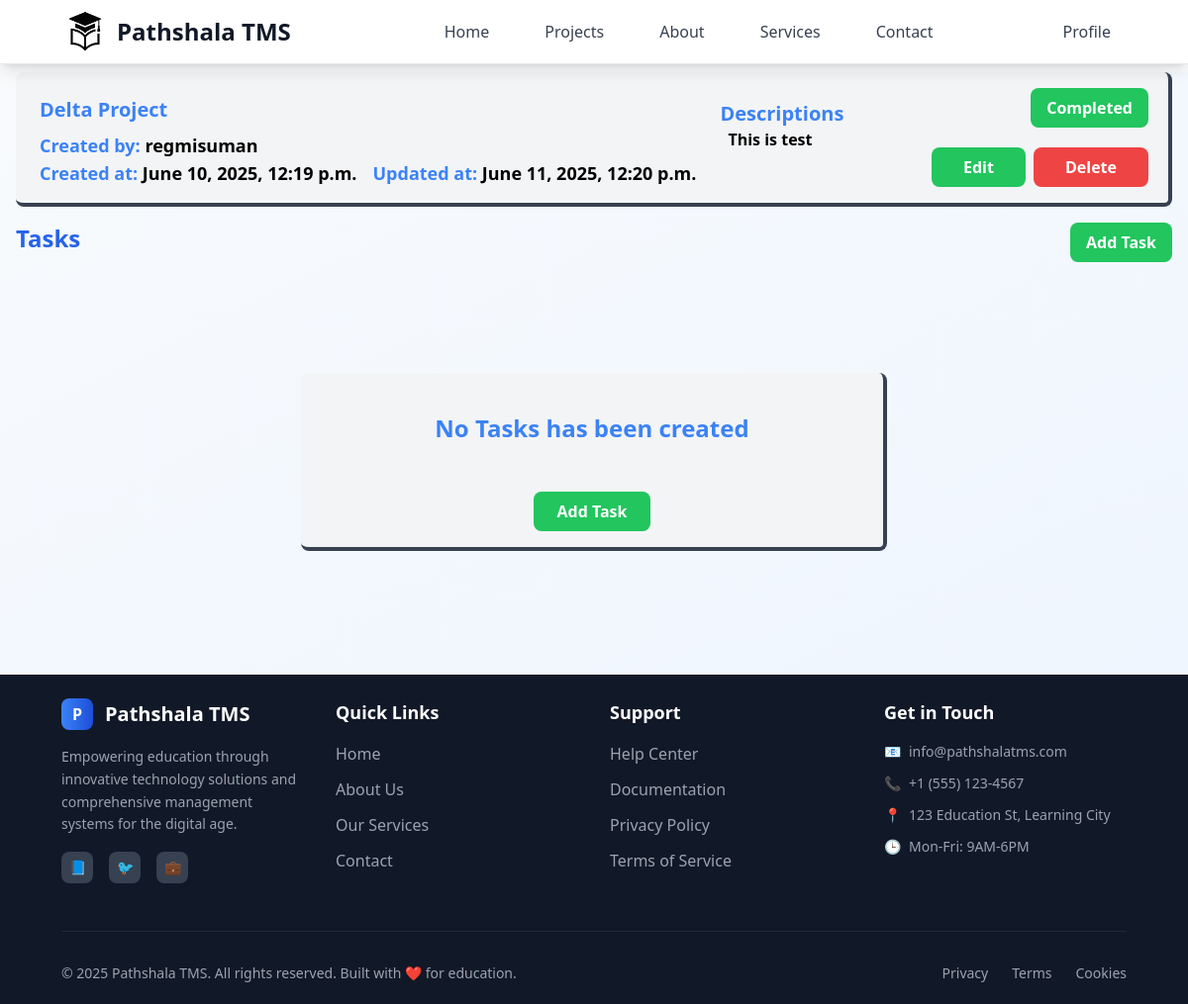
The app's page /employer/project-details/3/ (signed in), older data.
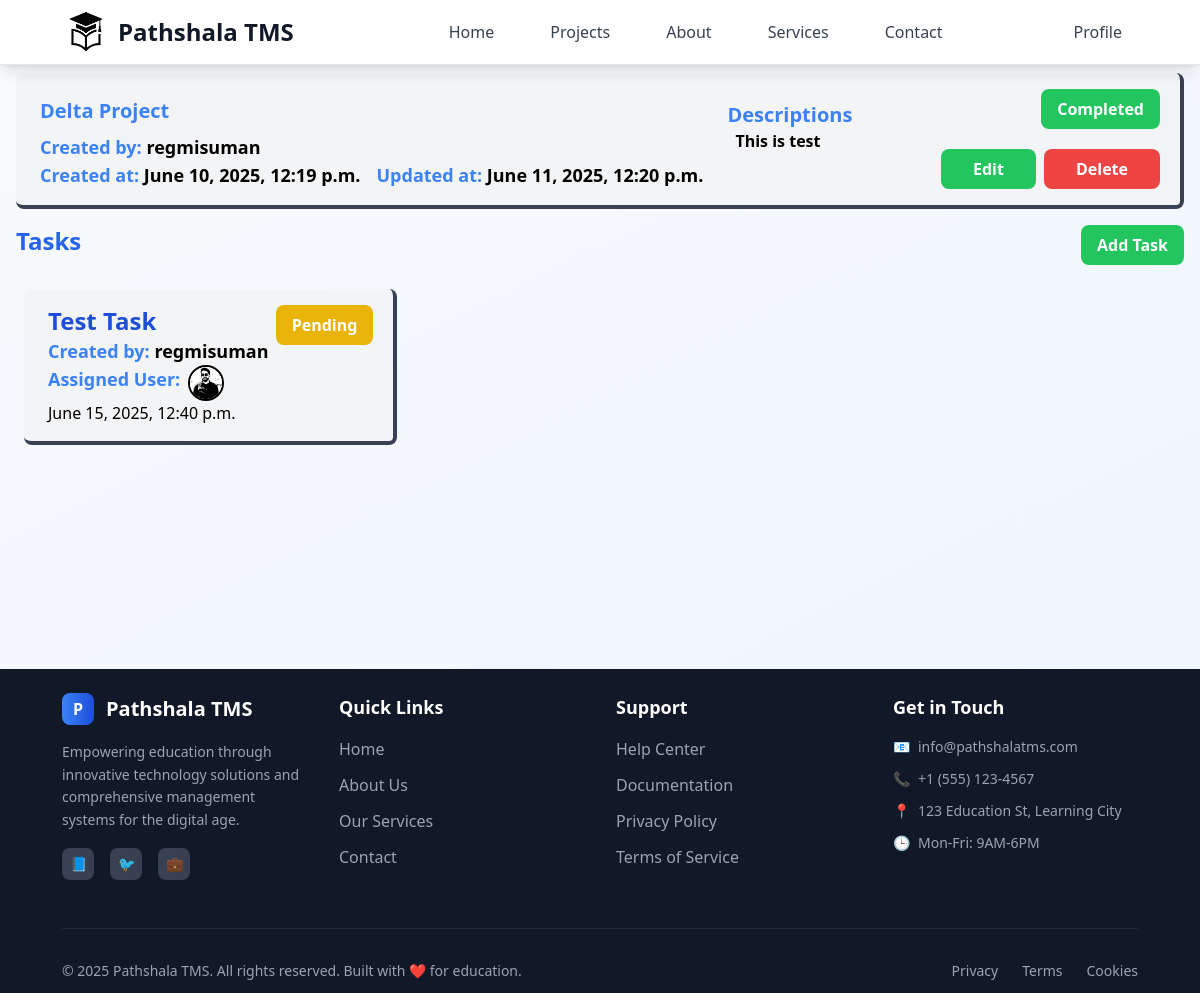
The same page, newer data.
### tasks/models.py (models this page shows)
class Task(models.Model):
    class StatusOptions(models.TextChoices):
        PENDING = "Pending", "Pending"
        IN_PROGRESS = "In Progress", "In Progress"
        COMPLETED = "Completed", "Completed"
        CANCELED = "Canceled", "Canceled"
    class TaskPriorityOptions(models.TextChoices):
        LOW = "Low", "Low"
        MEDIUM = "Medium", "Medium"
        HIGH = "High", "High"
    title = models.CharField(max_length=30)
    description = models.TextField(null=True, blank=True)
    user = models.ForeignKey(User, on_delete=models.CASCADE, related_name="tasks")
    project = models.ForeignKey(Project, on_delete=models.CASCADE)
    assigned_user = models.ForeignKey( User, on_delete=models.SET_NULL, related_name="assigned_tasks", null=True, blank=True)
    status = models.CharField(choices=StatusOptions, default=StatusOptions.PENDING)
    priority = models.CharField (choices=TaskPriorityOptions, default=TaskPriorityOptions.LOW)
    deadline = models.DateField(null=True, blank=True)
    created_at = models.DateTimeField(auto_now_add=True, editable=False)
    updated_at = models.DateTimeField(auto_now=True, editable=False)

### user/models.py (models this page shows)
class Profile(models.Model):
    class RoleOptions(models.TextChoices):
        ADMIN = 'admin', 'Admin'
        EMPLOYER = 'employer', 'Employer'
        EMPLOYEE = 'employee', 'Employee'
    class GenderOptions(models.TextChoices):
        MALE = 'male', 'Male'
        FEMALE = 'female', 'Female'
        OTHER = 'other', 'Other'
    user = models.OneToOneField(User, on_delete=models.CASCADE)
    dob = models.DateField(blank=True, null=True,)
    address = models.CharField(blank=True, null=True, max_length=100)
    phone = models.CharField(blank=True, null=True, max_length=10)
    role = models.CharField(choices=RoleOptions, default=RoleOptions.EMPLOYEE, max_length=10)
    gender = models.CharField(choices=GenderOptions, default=GenderOptions.MALE, max_length=6)
    image = models.FileField(upload_to="user_image", blank=True, null=True)

### projects/views.py (the view)
# urls.py: path("project-details/<int:id>/", employerProjectDetails),
@login_required(login_url="/login")
def employerProjectDetails(request, id):
    project = Project.objects.get(id=id)
    tasks = Task.objects.filter(project=project)
    return render(request, "pages/employer/project/project_details.html", {"project":project, "tasks":tasks})

### templates/pages/employer/project/project_details.html (shortened to what the changed rows need)
{% extends 'layouts/main.html' %}
{% block content %}
  <div class="flex flex-col mx-2">
    <div class="flex p-2 mb-2 justify-between">
      <h1 class="text-blue-600 text-center text-2xl font-bold">Tasks</h1>
    </div>
    {% if tasks %}
      <div class="grid gap-4 grid-cols-1 md:grid-cols-2 lg:grid-cols-3 mx-4">
        {% for task in tasks %}
          <a href="">
            <div class="relative bg-gray-100 hover:bg-gray-200 hover:scale-[102%] transition:ease-in-out duration-300 border-b-4 border-r-4 border-gray-700 rounded-lg py-4 px-6 my-2">
              <div>
                <div class="text-2xl font-bold text-blue-700">{{ task.title }}</div>
              </div>
              <span class="
                {% if task.status == 'Active' %} bg-blue-500
                {% elif task.status == 'Completed' %} bg-green-500
                {% elif task.status == 'Pending' %} bg-yellow-500
                {% elif task.status == 'In Progress' %} bg-blue-500
                {% else %} bg-purple-500
                {% endif %}
                absolute top-0 right-5 z-5 px-4 py-2 rounded-lg text-white font-bold my-4">
                {{ task.status }}
              </span>
              <div class="text-lg font-semibold">
                <span class="text-blue-500">Created by: </span>{{ task.user }}
              </div>
              <div class="text-lg font-semibold flex gap-2">
                <span class="text-blue-500">Assigned User: </span>
                {%if task.assigned_user%}
                  {%if task.assigned_user.profile.image%}
                    <img class="h-9 w-9 border-2 border-black rounded-full" src=" /media/{{task.assigned_user.profile.image}}" alt="assigned user" />
                  {%else%}
                    <img class="h-9 w-9 border-2 border-black rounded-full"  src="/media/system_image/sample_user_icon.png" alt="assigned user" />
                  {%endif%}
                  {%else%}
                      <span class="mb-2">User Not assigned</span>
                {%endif%}
                </div>
              <div>{{ task.created_at }}</div>
            </div>
          </a>
        {% endfor %}
      </div>
    {% else %}
      <div class="my-24 w-1/2 mx-auto space-y-12 relative bg-gray-100 hover:bg-gray-200 hover:scale-[101%] transition:ease-in-out duration-300 border-b-4 border-r-4 border-gray-700 rounded-lg py-4 px-6 my-2">
        <div class="text-2xl font-bold text-blue-500 my-6 text-center">No Tasks has been created</div>
        <div class="flex">
          <a class="px-6 py-2 mx-auto rounded-lg bg-green-500 text-white font-bold" href="/employer/project/{{ project.id }}/register-task">Add Task</a>
        </div>
      </div>
    {% endif %}
  </div>
{% endblock %}

Row changes from the older to the newer data that the page shows:
added Task: title "Test Task", status "Pending", user "regmisuman", assigned_user.profile.image (picture), created_at "June 15, 2025, 12:40 p.m."
Text that changed along with them:
text no longer shown: "No Tasks has been created Add Task"
